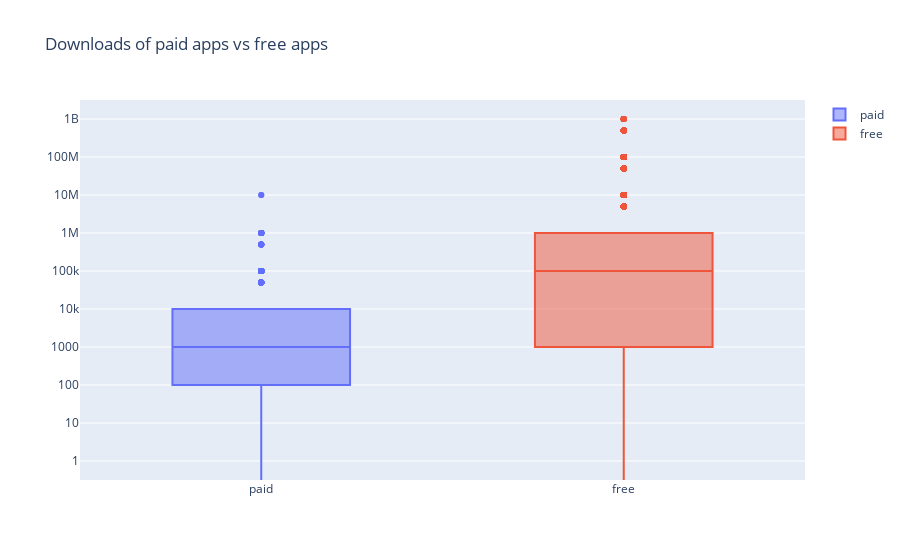

Notebook source saved alongside this figure:
### Markdown cell above
## 8. Popularity of paid apps vs free apps
<p> We will now visualize the popularity of paid apps vs free apps by using boxplots. It is shown by the boxplots below that free apps are more popular than paid apps as the median value of downloads of free apps is greater than paid apps. It makes sense because people tend to download free apps rather than paying money for paid apps.</p>

### Code cell
trace0 = go.Box(
## Retrieving paid apps
    y=apps['Installs'][apps['Type'] == 'Paid'],
    name = 'paid'
)

## Retrieving free apps
trace1 = go.Box(
    y=apps['Installs'][apps['Type'] == 'Free'],
    name = 'free'
)

Boxplot = go.Layout(
    title = "Downloads of paid apps vs free apps",
    yaxis = dict(
        type = 'log',
        autorange = True
    )
)

data = [trace0, trace1]
plotly.offline.iplot({'data': data, 'layout': Boxplot})

### Figure 1 — Plotly figure (JSON) as saved in the notebook; plotly's stock layout.template omitted (floating-point values rounded to 4 significant figures; data arrays with more than 128 entries replaced by an {"elided": "..."} marker saying what was removed)
{"data": [{"name": "paid", "type": "box", "y": {"elided": "756 int values"}}, {"name": "free", "type": "box", "y": {"elided": "8902 int values"}}], "layout": {"title": {"text": "Downloads of paid apps vs free apps"}, "yaxis": {"autorange": true, "type": "log"}}}
